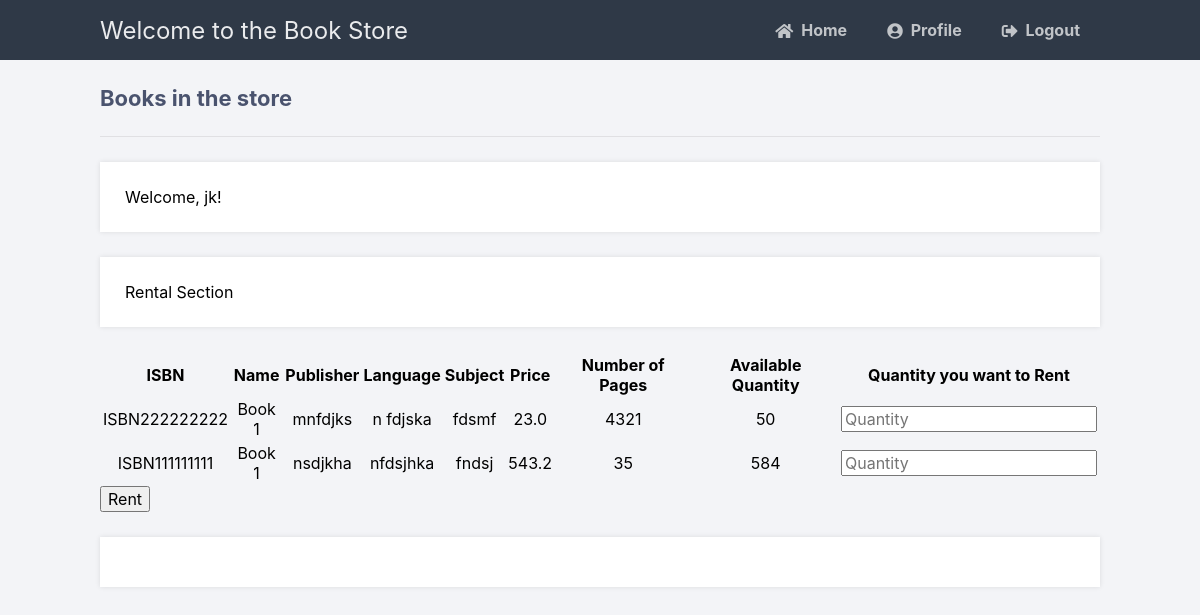
/createRental (signed in), run on the app's committed database.
### tables this page shows
CREATE TABLE bookData (
            ISBN TEXT PRIMARY KEY,
            name TEXT,
            language TEXT,
            publisher text,
            date DATETIME,
            stock INT,
            price float,
            subject TEXT,
            noOfPages INT
            );

### main.py (the view)
@app.route('/createRental',  methods=['GET', 'POST'])
def createRental():
    if 'loggedin' in session and session['type'] == 0:
        msg = ''
        if request.method == 'GET':
            with sql.connect("Book.db") as con:
                cursor = con.cursor()
                cursor.execute(
                    'SELECT * FROM bookData')
                book = cursor.fetchall()
                if not book:
                    msg = 'There are no books in the store!'
                else:
                    print(book)
                    return render_template('createRental.html', data=book, username=session['username'])
    return redirect(url_for('login'))

### templates/createRental.html (shortened to what this page needs)
{% extends 'layout.html' %}
{% block content %}
<h2>Books in the store</h2>
<p>Welcome, {{ username }}!</p>
<p>Rental Section</p>
<form action="{{ url_for('addToCartRental') }}" method="post" autocomplete="off">
<table>
    <thead>
      <tr>
          <th>ISBN</th>
          <th>Name</th>
          <th>Publisher</th>
          <th>Language</th>
          <th>Subject</th>
          <th>Price</th>
          <th>Number of Pages</th>
          <th>Available Quantity</th>
          <th>Quantity you want to Rent</th>
      </tr>
      </thead>
      <tbody>
       {% for item in data %}
              <tr>
                  <td style="text-align:center">{{item[0]}}</td>
                  <td style="text-align:center">{{item[1]}}</td>
                  <td style="text-align:center">{{item[3]}}</td>
                  <td style="text-align:center">{{item[2]}}</td>
                  <td style="text-align:center">{{item[7]}}</td>
                  <td style="text-align:center">{{item[6] * 0.1}}</td>
                  <td style="text-align:center">{{item[8]}}</td>
                  <td style="text-align:center">{{item[5]}}</td>
                  <td><input type="number" name="{{ item[0] }}" placeholder="Quantity" id="quantity"> </td>
                </tr>
          {% endfor %}
      </tbody>
  </table>
  <input type="submit" value="Rent">
  </form>
  <div class="msg">{{ msg }}</div>
{% endblock %}

### static/style.css (style rules this page uses)
* { box-sizing: border-box; font-family: -apple-system, BlinkMacSystemFont, "segoe ui", roboto, oxygen, ubuntu, cantarell, "fira sans", "droid sans", "helvetica neue", Arial, sans-serif; font-size: 16px; -webkit-font-smoothing: antialiased; -moz-osx-font-smoothing: grayscale; }
body { background-color: #758283; margin: 0; }
body.loggedin { background-color: #f3f4f7; }
.content h2 { margin: 0; padding: 25px 0; font-size: 22px; border-bottom: 1px solid #e0e0e3; color: #4a536e; }
.content > p, .content > div { box-shadow: 0 0 5px 0 rgba(0, 0, 0, 0.1); margin: 25px 0; padding: 25px; background-color: #fff; }

### data on the page
bookData: ISBN "ISBN222222222", name "Book 1", publisher "mnfdjks", language "n fdjska", subject "fdsmf", item[6]*0.1 "23.0", noOfPages "4321", stock "50"
bookData: ISBN "ISBN111111111", name "Book 1", publisher "nsdjkha", language "nfdsjhka", subject "fndsj", item[6]*0.1 "543.2", noOfPages "35", stock "584"

### other printed values
{{ username }} "jk"
